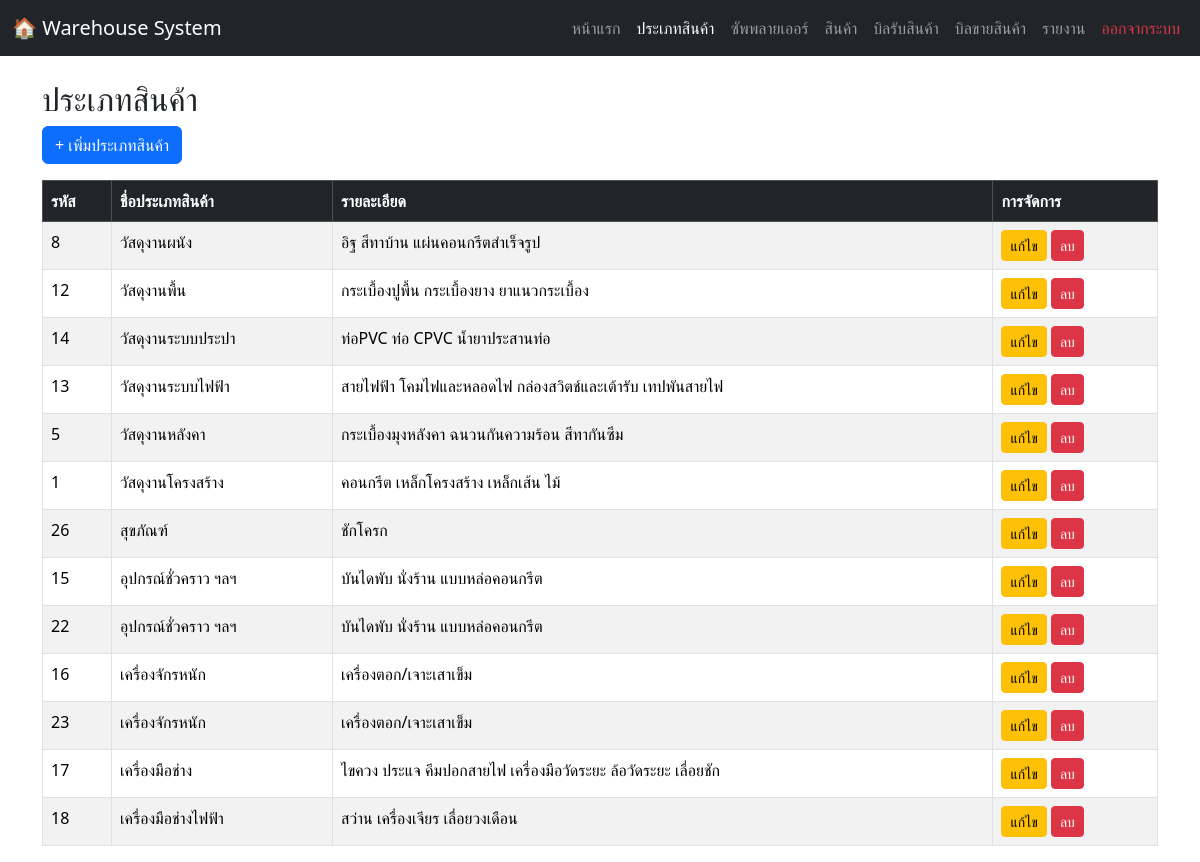
The app's page /categories.php (signed in) with its own data.
### tables this page shows
CREATE TABLE `categories` (
  `category_id` int(11) NOT NULL,
  `category_name` varchar(100) NOT NULL,
  `description` text DEFAULT NULL
);

### categories.php (the view, shortened to what this page needs)
<?php
include 'connection.php';
$sql = "SELECT category_id, category_name, description
        FROM categories ORDER BY category_name ASC";
$result = $conn->query($sql);
?>
<!DOCTYPE html>
<html lang="th">
<head>
    <link rel="stylesheet" href="https://cdn.jsdelivr.net/npm/bootstrap@5.3.2/dist/css/bootstrap.min.css">
    <link rel="stylesheet" href="https://cdn.jsdelivr.net/npm/bootstrap-icons@1.11.3/font/bootstrap-icons.min.css">
</head>
<body>
  <nav class="navbar navbar-expand-lg navbar-dark bg-dark no-print">
    <div class="container-fluid">
      <a class="navbar-brand" href="#">🏠 Warehouse System</a>
      <div class="collapse navbar-collapse" id="navbarNav">
        <ul class="navbar-nav ms-auto">
          <li class="nav-item"><a class="nav-link" href="homepage.php">หน้าแรก</a></li>
          <li class="nav-item"><a class="nav-link active" href="categories.php">ประเภทสินค้า</a></li>
          <li class="nav-item"><a class="nav-link" href="suppliers.php">ซัพพลายเออร์</a></li>
          <li class="nav-item"><a class="nav-link" href="products.php">สินค้า</a></li>
          <li class="nav-item"><a class="nav-link" href="warehouse_page.php">บิลรับสินค้า</a></li>
          <li class="nav-item"><a class="nav-link" href="warehouse_sale.php">บิลขายสินค้า</a></li>
          <li class="nav-item"><a class="nav-link" href="report.php">รายงาน</a></li>
          <li class="nav-item"><a class="nav-link text-danger" href="logout.php">ออกจากระบบ</a></li>
        </ul>
      </div>
    </div>
  </nav>
<div class="container mt-4">
  <h2>ประเภทสินค้า</h2>
  <a href="add_category.php" class="btn btn-primary mb-3">+ เพิ่มประเภทสินค้า</a>
  <table class="table table-bordered table-striped">
    <thead class="table-dark">
      <tr>
        <th>รหัส</th>
        <th>ชื่อประเภทสินค้า</th>
        <th>รายละเอียด</th>
        <th>การจัดการ</th>
      </tr>
    </thead>
    <tbody>
      <?php
      if ($result->num_rows > 0) {
          while ($row = $result->fetch_assoc()) {
              echo "<tr>
                      <td>{$row['category_id']}</td>
                      <td>{$row['category_name']}</td>
                      <td>{$row['description']}</td>
                      <td>
                        <a href='category_edit.php?id={$row['category_id']}' class='btn btn-warning btn-sm'>แก้ไข</a>
                        <a href='category_delete.php?id={$row['category_id']}'
                           onclick=\"return confirm('คุณแน่ใจหรือไม่ว่าต้องการลบประเภทสินค้านี้?');\"
                           class='btn btn-danger btn-sm'>ลบ</a>
                      </td>
                    </tr>";
          }
      } else {
          echo "<tr><td colspan='4' class='text-center text-muted'>ไม่มีข้อมูลประเภทสินค้า</td></tr>";
      }
      ?>
    </tbody>
  </table>
</div>
</body>
</html>

### records on screen
categories: category_id "8", category_name "วัสดุงานผนัง", description "อิฐ สีทาบ้าน แผ่นคอนกรีตสำเร็จรูป"
categories: category_id "12", category_name "วัสดุงานพื้น", description "กระเบื้องปูพื้น กระเบื้องยาง ยาแนวกระเบื้อง"
categories: category_id "14", category_name "วัสดุงานระบบประปา", description "ท่อPVC ท่อ CPVC น้ำยาประสานท่อ"
categories: category_id "13", category_name "วัสดุงานระบบไฟฟ้า", description "สายไฟฟ้า โคมไฟและหลอดไฟ กล่องสวิตช์และเต้ารับ เทปพันสายไฟ"
categories: category_id "5", category_name "วัสดุงานหลังคา", description "กระเบื้องมุงหลังคา ฉนวนกันความร้อน สีทากันซึม"
categories: category_id "1", category_name "วัสดุงานโครงสร้าง", description "คอนกรีต เหล็กโครงสร้าง เหล็กเส้น ไม้"
categories: category_id "26", category_name "สุขภัณฑ์", description "ชักโครก"
categories: category_id "15", category_name "อุปกรณ์ชั่วคราว ฯลฯ", description "บันไดพับ นั่งร้าน แบบหล่อคอนกรีต"
categories: category_id "22", category_name "อุปกรณ์ชั่วคราว ฯลฯ", description "บันไดพับ นั่งร้าน แบบหล่อคอนกรีต"
categories: category_id "16", category_name "เครื่องจักรหนัก", description "เครื่องตอก/เจาะเสาเข็ม"
categories: category_id "23", category_name "เครื่องจักรหนัก", description "เครื่องตอก/เจาะเสาเข็ม"
categories: category_id "17", category_name "เครื่องมือช่าง", description "ไขควง ประแจ คีมปอกสายไฟ เครื่องมือวัดระยะ ล้อวัดระยะ เลื่อยชัก"
categories: category_id "18", category_name "เครื่องมือช่างไฟฟ้า", description "สว่าน เครื่องเจียร เลื่อยวงเดือน"
